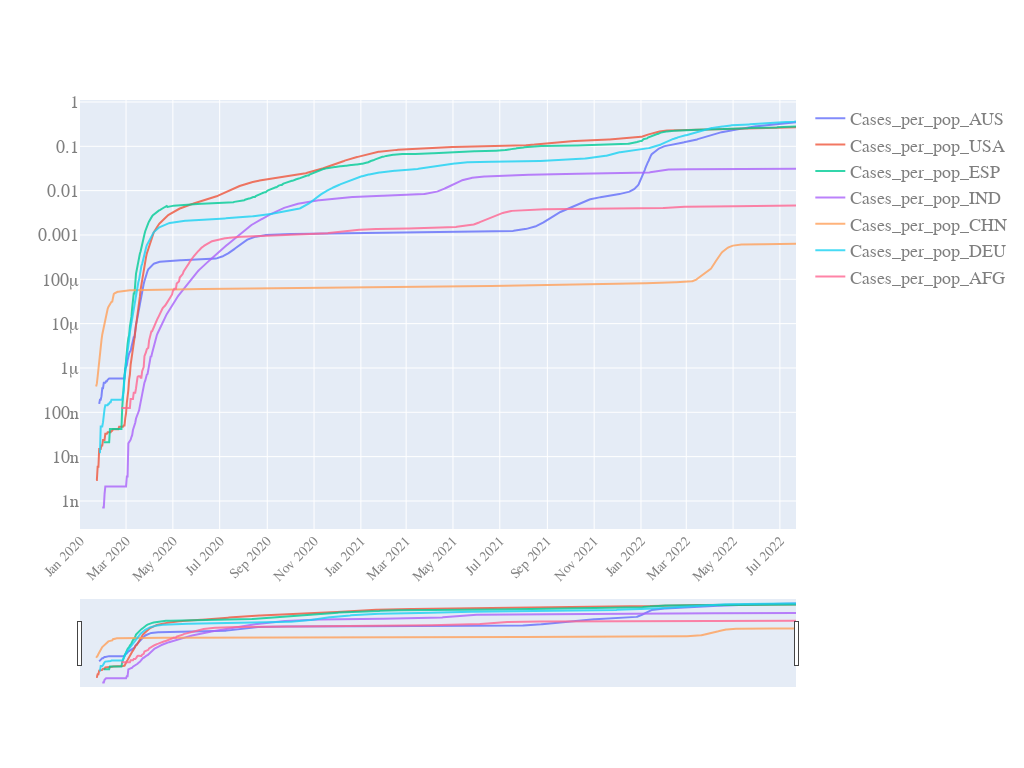

Notebook code cell kept with this figure:
### Code cell
quick_plot(df_list.date, df_list.iloc[:, 1:], y_scale='log', slider=True)

### Figure 1 — Plotly figure (JSON) as saved in the notebook; plotly's stock layout.template omitted (floating-point values rounded to 4 significant figures; data arrays with more than 128 entries replaced by an {"elided": "..."} marker saying what was removed)
{"data": [{"name": "Cases_per_pop_AUS", "opacity": 0.8, "type": "scatter", "x": {"elided": "934 str values"}, "y": {"elided": "934 float values"}}, {"name": "Cases_per_pop_USA", "opacity": 0.8, "type": "scatter", "x": {"elided": "934 str values"}, "y": {"elided": "934 float values"}}, {"name": "Cases_per_pop_ESP", "opacity": 0.8, "type": "scatter", "x": {"elided": "934 str values"}, "y": {"elided": "934 float values"}}, {"name": "Cases_per_pop_IND", "opacity": 0.8, "type": "scatter", "x": {"elided": "934 str values"}, "y": {"elided": "934 float values"}}, {"name": "Cases_per_pop_CHN", "opacity": 0.8, "type": "scatter", "x": {"elided": "934 str values"}, "y": {"elided": "934 float values"}}, {"name": "Cases_per_pop_DEU", "opacity": 0.8, "type": "scatter", "x": {"elided": "934 str values"}, "y": {"elided": "934 float values"}}, {"name": "Cases_per_pop_AFG", "opacity": 0.8, "type": "scatter", "x": {"elided": "934 str values"}, "y": {"elided": "934 float values"}}], "layout": {"autosize": true, "font": {"color": "#7f7f7f", "family": "PT Sans, monospace", "size": 18}, "height": 768, "width": 1024, "xaxis": {"nticks": 20, "rangeslider": {"visible": true}, "tickangle": -45, "tickfont": {"color": "#7f7f7f", "size": 14}}, "yaxis": {"type": "log"}}}
